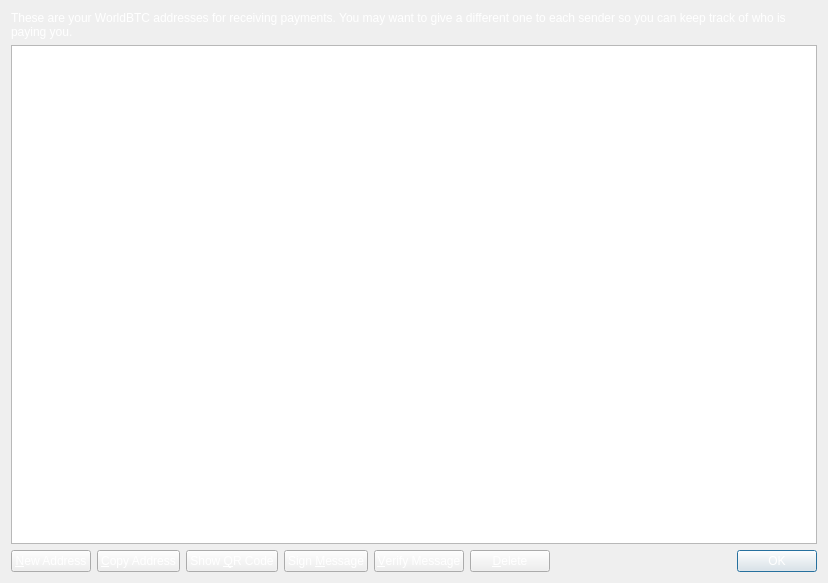
<?xml version="1.0" encoding="UTF-8"?>
<ui version="4.0">
 <class>AddressBookPage</class>
 <widget class="QWidget" name="AddressBookPage">
  <property name="geometry">
   <rect>
    <x>0</x>
    <y>0</y>
    <width>828</width>
    <height>583</height>
   </rect>
  </property>
  <property name="windowTitle">
   <string>Address Book</string>
  </property>
  <property name="styleSheet">
   <string notr="true">background-image: url(:/images/bkg2);
color: rgb(255, 255, 255);</string>
  </property>
  <layout class="QVBoxLayout" name="verticalLayout">
   <item>
    <widget class="QLabel" name="labelExplanation">
     <property name="text">
      <string>These are your WorldBTC addresses for receiving payments. You may want to give a different one to each sender so you can keep track of who is paying you.</string>
     </property>
     <property name="textFormat">
      <enum>Qt::PlainText</enum>
     </property>
     <property name="wordWrap">
      <bool>true</bool>
     </property>
    </widget>
   </item>
   <item>
    <widget class="QTableView" name="tableView">
     <property name="contextMenuPolicy">
      <enum>Qt::CustomContextMenu</enum>
     </property>
     <property name="toolTip">
      <string>Double-click to edit address or label</string>
     </property>
     <property name="tabKeyNavigation">
      <bool>false</bool>
     </property>
     <property name="alternatingRowColors">
      <bool>true</bool>
     </property>
     <property name="selectionMode">
      <enum>QAbstractItemView::SingleSelection</enum>
     </property>
     <property name="selectionBehavior">
      <enum>QAbstractItemView::SelectRows</enum>
     </property>
     <property name="sortingEnabled">
      <bool>true</bool>
     </property>
     <attribute name="verticalHeaderVisible">
      <bool>false</bool>
     </attribute>
    </widget>
   </item>
   <item>
    <layout class="QHBoxLayout" name="horizontalLayout">
     <item>
      <widget class="QPushButton" name="newAddressButton">
       <property name="toolTip">
        <string>Create a new address</string>
       </property>
       <property name="text">
        <string>&amp;New Address</string>
       </property>
       <property name="icon">
        <iconset resource="../bitcoin.qrc">
         <normaloff>:/icons/add</normaloff>:/icons/add</iconset>
       </property>
      </widget>
     </item>
     <item>
      <widget class="QPushButton" name="copyToClipboard">
       <property name="toolTip">
        <string>Copy the currently selected address to the system clipboard</string>
       </property>
       <property name="text">
        <string>&amp;Copy Address</string>
       </property>
       <property name="icon">
        <iconset resource="../bitcoin.qrc">
         <normaloff>:/icons/editcopy</normaloff>:/icons/editcopy</iconset>
       </property>
      </widget>
     </item>
     <item>
      <widget class="QPushButton" name="showQRCode">
       <property name="text">
        <string>Show &amp;QR Code</string>
       </property>
       <property name="icon">
        <iconset resource="../bitcoin.qrc">
         <normaloff>:/icons/qrcode</normaloff>:/icons/qrcode</iconset>
       </property>
      </widget>
     </item>
     <item>
      <widget class="QPushButton" name="signMessage">
       <property name="toolTip">
        <string>Sign a message to prove you own a WorldBTC address</string>
       </property>
       <property name="text">
        <string>Sign &amp;Message</string>
       </property>
       <property name="icon">
        <iconset resource="../bitcoin.qrc">
         <normaloff>:/icons/edit</normaloff>:/icons/edit</iconset>
       </property>
      </widget>
     </item>
     <item>
      <widget class="QPushButton" name="verifyMessage">
       <property name="toolTip">
        <string>Verify a message to ensure it was signed with a specified WorldBTC address</string>
       </property>
       <property name="text">
        <string>&amp;Verify Message</string>
       </property>
       <property name="icon">
        <iconset resource="../bitcoin.qrc">
         <normaloff>:/icons/transaction_0</normaloff>:/icons/transaction_0</iconset>
       </property>
      </widget>
     </item>
     <item>
      <widget class="QPushButton" name="deleteButton">
       <property name="toolTip">
        <string>Delete the currently selected address from the list</string>
       </property>
       <property name="text">
        <string>&amp;Delete</string>
       </property>
       <property name="icon">
        <iconset resource="../bitcoin.qrc">
         <normaloff>:/icons/remove</normaloff>:/icons/remove</iconset>
       </property>
      </widget>
     </item>
     <item>
      <spacer name="horizontalSpacer">
       <property name="orientation">
        <enum>Qt::Horizontal</enum>
       </property>
       <property name="sizeHint" stdset="0">
        <size>
         <width>40</width>
         <height>20</height>
        </size>
       </property>
      </spacer>
     </item>
     <item>
      <widget class="QDialogButtonBox" name="buttonBox">
       <property name="sizePolicy">
        <sizepolicy hsizetype="Maximum" vsizetype="Fixed">
         <horstretch>0</horstretch>
         <verstretch>0</verstretch>
        </sizepolicy>
       </property>
       <property name="standardButtons">
        <set>QDialogButtonBox::Ok</set>
       </property>
      </widget>
     </item>
    </layout>
   </item>
  </layout>
 </widget>
 <resources>
  <include location="../bitcoin.qrc"/>
 </resources>
 <connections/>
</ui>
